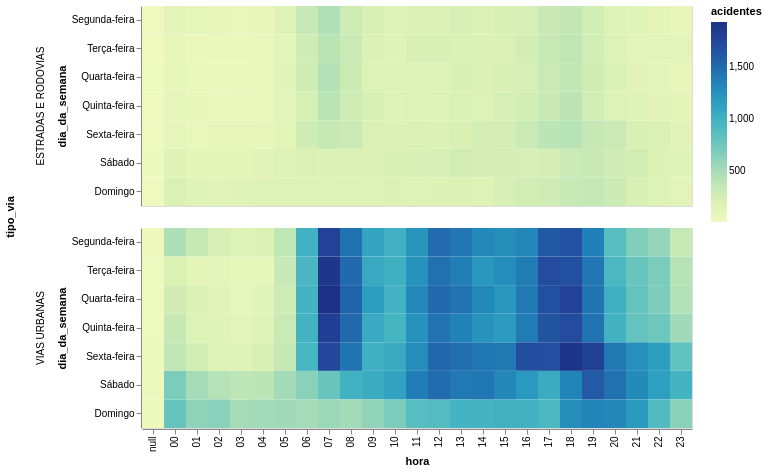

The cell this chart's notebook holds for it:
### Code cell
sinistros.filter(pl.col('tipo_via') != 'NAO DISPONIVEL') \
    .group_by('dia_da_semana', 'hora', 'tipo_via').agg(pl.len().alias('acidentes')) \
    .with_columns(pl.col('hora').cast(pl.String).str.zfill(2)) \
    .plot.rect(x='hora', color='acidentes', y=alt.Y(**get_col_order('dia_da_semana')), row='tipo_via').properties(height=200, width=550)

### Figure 1 — Vega-Lite specification as saved in the notebook (floating-point values rounded to 4 significant figures; data arrays with more than 128 entries replaced by an {"elided": "..."} marker saying what was removed)
{"config": {"view": {"continuousWidth": 300, "continuousHeight": 300}}, "data": {"name": "data-6e9d122a5e158e277fd2f2333e086391"}, "mark": {"type": "rect", "tooltip": true}, "encoding": {"color": {"field": "acidentes", "type": "quantitative"}, "row": {"field": "tipo_via", "type": "nominal"}, "x": {"field": "hora", "type": "nominal"}, "y": {"field": "dia_da_semana", "sort": ["Segunda-feira", "Terça-feira", "Quarta-feira", "Quinta-feira", "Sexta-feira", "Sábado", "Domingo"]}}, "height": 200, "params": [{"name": "param_1e9efca18e7a2868", "select": {"type": "interval", "encodings": ["x", "y"]}, "bind": "scales"}], "width": 550, "$schema": "https://vega.github.io/schema/vega-lite/v6.4.1.json", "datasets": {"data-6e9d122a5e158e277fd2f2333e086391": {"elided": "350 records"}}}
